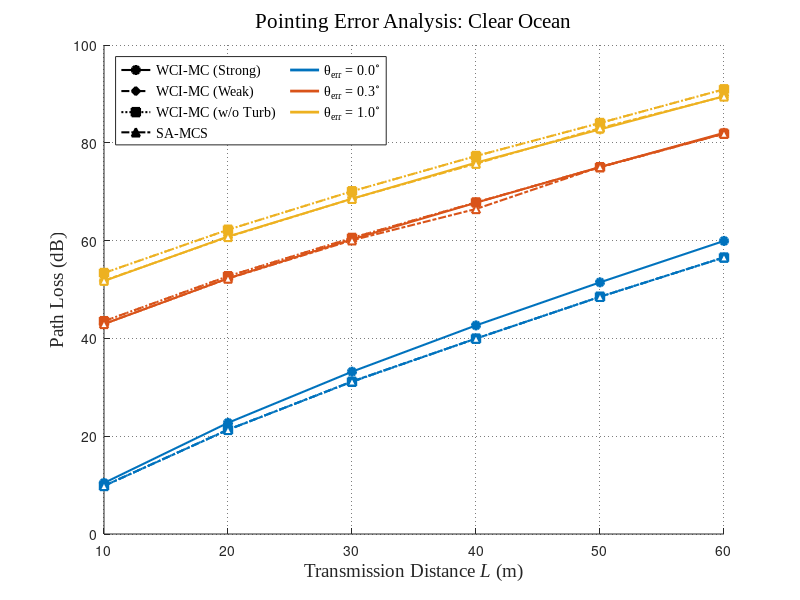
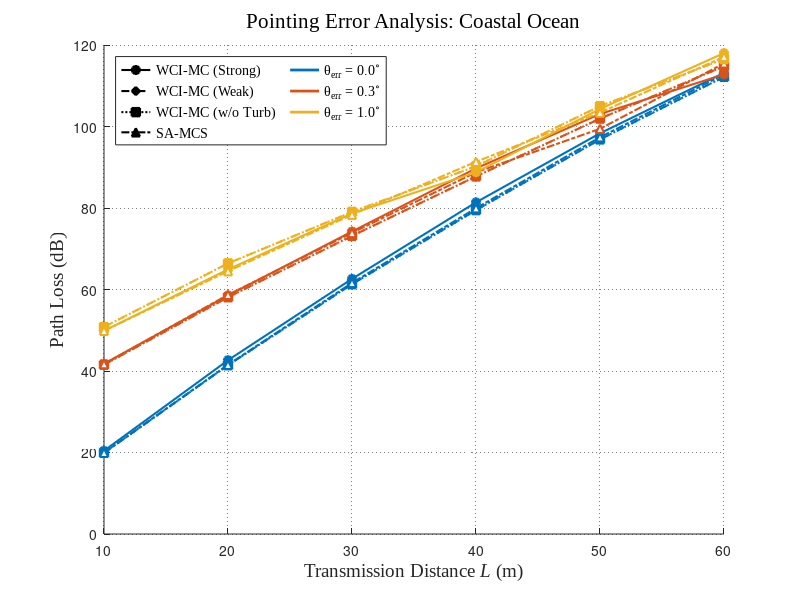
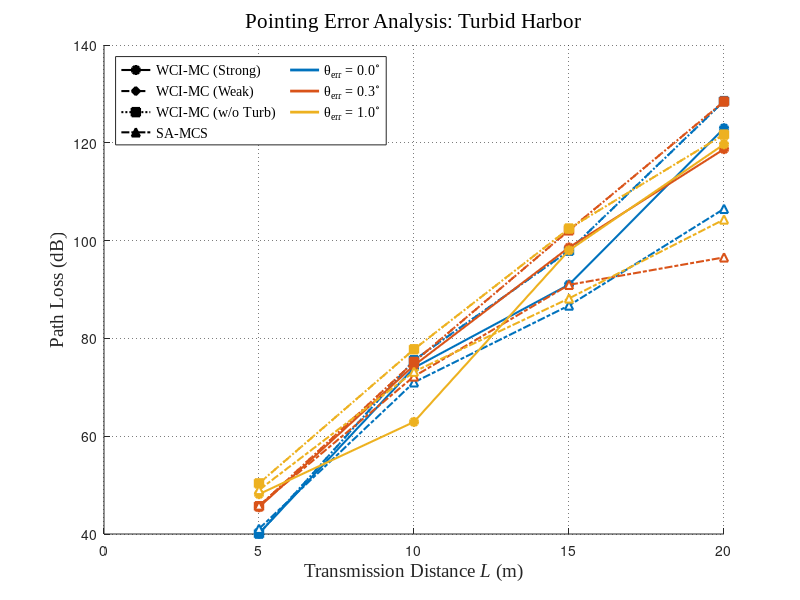

Write the MATLAB code that produced these figures, in order.
%% Exp7: 逐水质独立绘图 (指向误差与不同湍流算法对比)
clc; clear; close all;

try
    % 独立加载分离后的仿真数据
    d_Strong = load('data_exp7_WCIMC_Strong.mat');
    d_Weak   = load('data_exp7_WCIMC_Weak.mat');
    d_None   = load('data_exp7_WCIMC_None.mat');
    d_MCS    = load('data_exp7_MCS.mat');
catch
    error('未能找到数据文件，请确保路径正确且已运行 Strong/Weak/None/MCS 仿真脚本。');
end

water_types = d_Strong.water_types;
dist_cell = d_Strong.dist_cell;
off_axis_angles = d_Strong.off_axis_angles;

num_W = length(water_types);
num_A = length(off_axis_angles);

% 颜色区分偏轴角度 (θ_err)
colors = {'#0072BD', '#D95319', '#EDB120', '#7E2F8E'}; 
% 线型区分算法模型
lines  = {'-', '--', ':', '-.'};
markers = {'o', 'd', 's', '^'};

for w = 1:num_W
    dist_axis = dist_cell{w};
    
    figure('Name', sprintf('Exp7: Off-axis Analysis - %s', water_types{w}), ...
           'Color', 'w', 'Position', [100 + w*50, 100 + w*50, 640, 480]);
    hold on;
    
    % --- 绘制数据 ---
    for a = 1:num_A
        c_val = colors{a};
        
        plot(dist_axis, -d_Strong.PL_Cell_WCI_Strong{w}(a, :), lines{1}, 'Color', c_val, ...
            'LineWidth', 1.5, 'Marker', markers{1}, 'MarkerSize', 6, 'MarkerFaceColor', c_val);
            
        plot(dist_axis, -d_Weak.PL_Cell_WCI_Weak{w}(a, :), lines{2}, 'Color', c_val, ...
            'LineWidth', 1.5, 'Marker', markers{2}, 'MarkerSize', 6, 'MarkerFaceColor', 'w');
            
        plot(dist_axis, -d_None.PL_Cell_WCI_None{w}(a, :), lines{3}, 'Color', c_val, ...
            'LineWidth', 1.5, 'Marker', markers{3}, 'MarkerSize', 6, 'MarkerFaceColor', c_val);
            
        plot(dist_axis, -d_MCS.PL_Cell_MCS{w}(a, :), lines{4}, 'Color', c_val, ...
            'LineWidth', 1.5, 'Marker', markers{4}, 'MarkerSize', 6, 'MarkerFaceColor', 'w');
    end
    
    % --- 生成矩阵图例 ---
    h_alg = zeros(1, 4);
    alg_str = {'WCI-MC (Strong)', 'WCI-MC (Weak)', 'WCI-MC (w/o Turb)', 'SA-MCS'};
    for i = 1:4
        h_alg(i) = plot(NaN, NaN, lines{i}, 'Color', 'k', 'LineWidth', 1.5, ...
            'Marker', markers{i}, 'MarkerFaceColor', 'k');
    end
    
    h_color = zeros(1, num_A);
    angle_str = cell(1, num_A);
    for a = 1:num_A
        h_color(a) = plot(NaN, NaN, '-', 'Color', colors{a}, 'LineWidth', 2, 'Marker', 'none'); 
        angle_str{a} = sprintf('\\theta_{err} = %.1f^\\circ', off_axis_angles(a));
    end
    
    grid on; set(gca, 'GridLineStyle', ':', 'GridAlpha', 0.6);
    xlabel('Transmission Distance \it{L} \rm{(m)}', 'FontSize', 14, 'FontName', 'Times New Roman');
    ylabel('Path Loss (dB)', 'FontSize', 14, 'FontName', 'Times New Roman');
    title(sprintf('Pointing Error Analysis: %s', water_types{w}), ...
        'FontSize', 15, 'FontWeight', 'normal', 'FontName', 'Times New Roman');
    
    h_combined = [h_alg, h_color];
    str_combined = [alg_str, angle_str];
    
    lgd = legend(h_combined, str_combined, 'Location', 'northwest', ...
                 'FontSize', 10, 'FontName', 'Times New Roman', 'NumColumns', 2);
end
